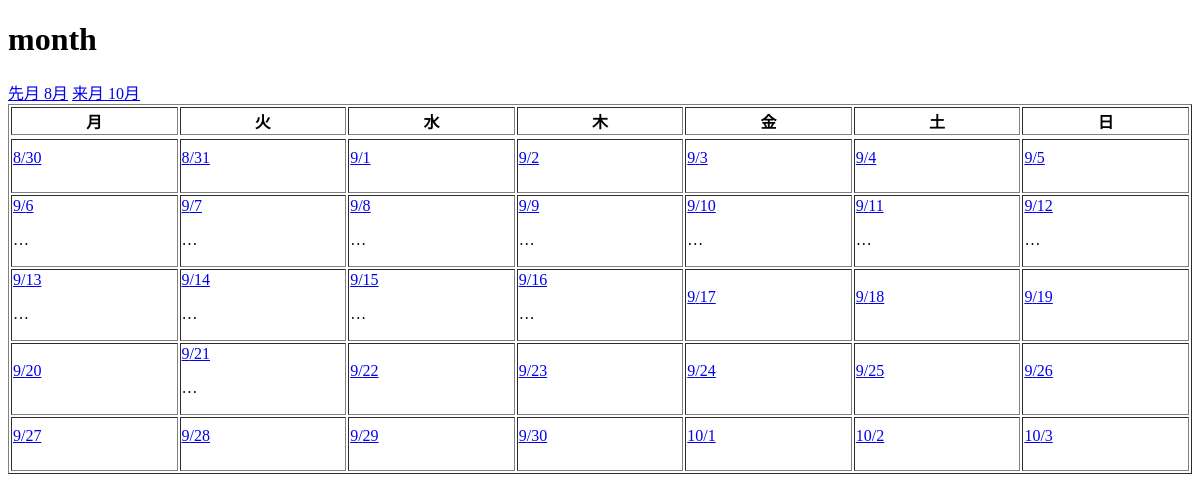
Before: /month/2021/9/ with the older database file.
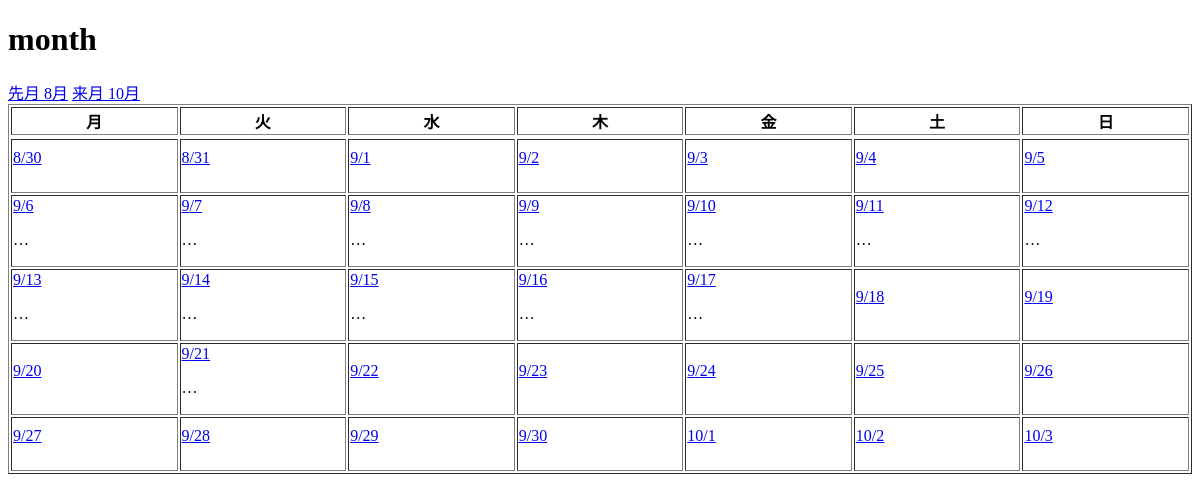
After: the same page with the newer database file.
### first_calendar/models.py (models this page shows)
class Money(models.Model):
    money_a = models.IntegerField(blank=True, null=True)
    money_b = models.IntegerField(blank=True, null=True)
    money_c = models.IntegerField(blank=True, null=True)
    money_d = models.IntegerField(blank=True, null=True)
    date = models.DateField('日付')

### first_calendar/views.py (the view)
# urls.py: path('', views.OneMonthView.as_view(), name='month'),
class OneMonthView(MonthWithScheduleMixin,TemplateView):
    template_name = "first_calendar/month.html"
    date_field = 'date'
    model = Money
    def get_context_data(self, **kwargs):
        context = super().get_context_data(**kwargs)
        calendar_context = self.get_month_calendar()
        context.update(calendar_context)
        return context

### first_calendar/calendar_mixins.py (called while the page is built)
    def setup_calendar(self):
        self._calendar = calendar.Calendar(self.first_weekday)

    def get_week_names(self):
        week_names = deque(self.week_names)
        week_names.rotate(-self.first_weekday)  # リスト内の要素を右に1つずつ移動...なんてときは、dequeを使うと中々面白いです
        return week_names

    def get_previous_month(self, date):
        if date.month == 1:
            return  date.replace(year=date.year-1, month=12, day=1)
        else:
            return  date.replace(month=date.month-1, day=1)

    def get_next_month(self, date):
        if date.month == 12:
           return  date.replace(year=date.year+1, month=1, day=1)
        else:
           return  date.replace(month=date.month+1, day=1)

    def get_month_days(self, date):
        return self._calendar.monthdatescalendar(date.year, date.month)

    def get_current_month(self):
        month = self.kwargs.get('month')
        year = self.kwargs.get('year')
        if month and year:
            month = datetime.date(year=int(year), month=int(month), day=1)
        else:
            month = datetime.date.today().replace(day=1)
        return month

### first_calendar/templates/first_calendar/month.html (shortened to what this page needs)
<!DOCTYPE html>
<head>
</head>
<body>
<h1>month</h1>
<a href={% url 'first_calendar:month' month_previous.year month_previous.month %}>先月 {{month_previous.month}}月</a>
<a href={% url 'first_calendar:month' month_next.year month_next.month %}>来月 {{month_next.month}}月</a>
<table class="fixed" border="1">
    <tr class="container">
    {% for w in week_names %}
        <th>{{ w }}</th>
    {% endfor %}
    </tr>
    <tr class="container">
        {% for week in month_day_schedules %}
        <tr>
            {% for day in week.items %}
            {% if now == day.0 %}
                <td class="now_day">
            {% else %}
                <td>
            {% endif %}
           <a href={% url 'first_calendar:detail' day.0.year day.0.month day.0.day %}>{{ day.0.month }}/{{ day.0.day }}</a>
            <p>{{day.1.0.money_a|truncatechars:1}}</p>
                </td>
            {% endfor %}
        </tr>
       {% endfor %}
    </tr>
</table>
</body>

Changed rows visible on the page:
added Money: money_a "…"
Other visible differences:
list line gone: "9 / 17"
new list line: "9 / 17"
